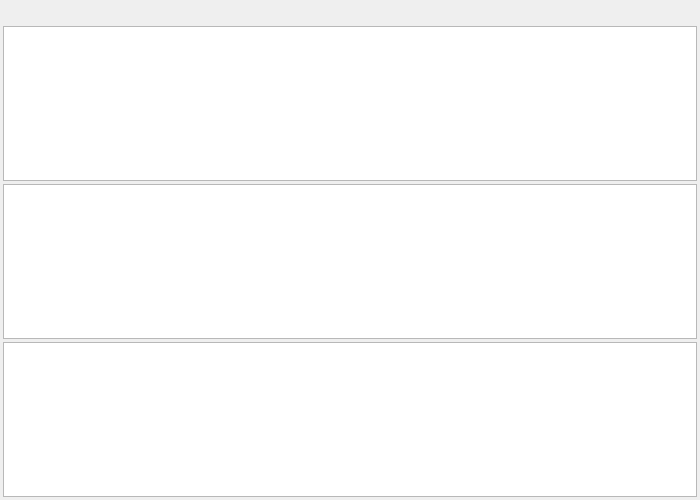
<?xml version="1.0" encoding="UTF-8"?>
<ui version="4.0">
 <class>QtSLiMDebugOutputWindow</class>
 <widget class="QWidget" name="QtSLiMDebugOutputWindow">
  <property name="geometry">
   <rect>
    <x>0</x>
    <y>0</y>
    <width>700</width>
    <height>500</height>
   </rect>
  </property>
  <property name="minimumSize">
   <size>
    <width>700</width>
    <height>250</height>
   </size>
  </property>
  <property name="windowTitle">
   <string>Output Viewer</string>
  </property>
  <layout class="QVBoxLayout" name="verticalLayout">
   <property name="spacing">
    <number>3</number>
   </property>
   <property name="leftMargin">
    <number>3</number>
   </property>
   <property name="topMargin">
    <number>3</number>
   </property>
   <property name="rightMargin">
    <number>3</number>
   </property>
   <property name="bottomMargin">
    <number>3</number>
   </property>
   <item>
    <layout class="QHBoxLayout" name="outputHeaderLayout">
     <property name="spacing">
      <number>4</number>
     </property>
     <item>
      <widget class="QtSLiMPushButton" name="clearOutputButton">
       <property name="minimumSize">
        <size>
         <width>20</width>
         <height>20</height>
        </size>
       </property>
       <property name="maximumSize">
        <size>
         <width>20</width>
         <height>20</height>
        </size>
       </property>
       <property name="focusPolicy">
        <enum>Qt::NoFocus</enum>
       </property>
       <property name="toolTip">
        <string>&lt;html&gt;&lt;head/&gt;&lt;body&gt;&lt;p&gt;clear the selected output log&lt;/p&gt;&lt;/body&gt;&lt;/html&gt;</string>
       </property>
       <property name="icon">
        <iconset resource="buttons.qrc">
         <normaloff>:/buttons/delete.png</normaloff>
         <normalon>:/buttons/delete_H.png</normalon>:/buttons/delete.png</iconset>
       </property>
       <property name="iconSize">
        <size>
         <width>20</width>
         <height>20</height>
        </size>
       </property>
       <property name="flat">
        <bool>true</bool>
       </property>
      </widget>
     </item>
     <item>
      <widget class="QTabBar" name="tabBar" native="true"/>
     </item>
     <item>
      <spacer name="horizontalSpacer_3">
       <property name="orientation">
        <enum>Qt::Horizontal</enum>
       </property>
       <property name="sizeHint" stdset="0">
        <size>
         <width>10</width>
         <height>10</height>
        </size>
       </property>
      </spacer>
     </item>
    </layout>
   </item>
   <item>
    <widget class="QtSLiMTextEdit" name="debugOutputTextEdit">
     <property name="undoRedoEnabled">
      <bool>false</bool>
     </property>
     <property name="readOnly">
      <bool>true</bool>
     </property>
    </widget>
   </item>
   <item>
    <widget class="QtSLiMTextEdit" name="runOutputTextEdit">
     <property name="undoRedoEnabled">
      <bool>false</bool>
     </property>
     <property name="readOnly">
      <bool>true</bool>
     </property>
    </widget>
   </item>
   <item>
    <widget class="QtSLiMTextEdit" name="schedulingOutputTextEdit">
     <property name="undoRedoEnabled">
      <bool>false</bool>
     </property>
     <property name="readOnly">
      <bool>true</bool>
     </property>
    </widget>
   </item>
  </layout>
 </widget>
 <customwidgets>
  <customwidget>
   <class>QtSLiMPushButton</class>
   <extends>QPushButton</extends>
   <header>QtSLiMExtras.h</header>
  </customwidget>
  <customwidget>
   <class>QtSLiMTextEdit</class>
   <extends>QPlainTextEdit</extends>
   <header>QtSLiMScriptTextEdit.h</header>
  </customwidget>
  <customwidget>
   <class>QTabBar</class>
   <extends>QWidget</extends>
   <header>QTabBar.h</header>
   <container>1</container>
  </customwidget>
 </customwidgets>
 <resources>
  <include location="buttons.qrc"/>
 </resources>
 <connections/>
</ui>
